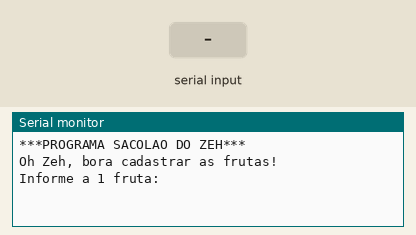
Bench run of a sketch on a simulated Arduino Uno, built with avr-gcc and run on an emulated ATmega328P. On the bench: the last lines printed to the serial monitor. Inputs (shaded band) come from the test bench.

Above: at 0.8 s.
0.9 s: "90,45\n" received over Serial
At 2.6 s:
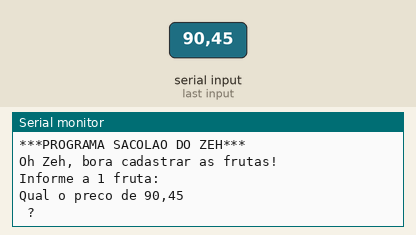
3.4 s: "5\n" received over Serial
At 5.3 s:
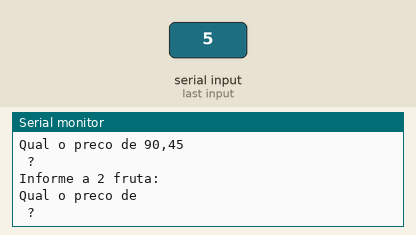

Measured:
- after the input at 0.9 s, the serial monitor: prints a new line after 1.0 s (image 1)
- after the input at 3.4 s, the serial monitor: prints a new line at once (image 2)

The sketch:

vetores_cadastro_de_fruta_21.ino
```cpp
// C++ code
//Variaveis globais
String frutas [6];//cria um vetor  tamanho 6 (preenchendo as posições)
float precosFrutas[6];


void setup()
{
  Serial.begin(9600);

  Serial.println("***PROGRAMA SACOLAO DO ZEH***");
  Serial.println();
  Serial.println("Oh Zeh, bora cadastrar as frutas!");

  Serial.println();

  for(int i = 1; i <= 6; i++){
  Serial.println("Informe a " + String(i) +" fruta: ");
  while(! Serial.available());
  String frutaDigitada = Serial.readString();

    //pegar os precos das frutas
   Serial.println("Qual o preco de " + frutaDigitada +" ? ");
  while(! Serial.available());
  float precoDigitado = Serial.parseFloat();

  frutas[i] = frutaDigitada;
  precosFrutas[i] = precoDigitado;

  }// fim do for

  Serial.println("Exibindo os valores cadastrados: ");
  Serial.println();

  for(int i = 0; i <= 5; i++){
     Serial.println("1a frutas: " + frutas[0]);
  Serial.println("Preco da 1a Fruta: " + String(precosFrutas[0]));

  }

}// fim do setup

void loop()
{

}
```
